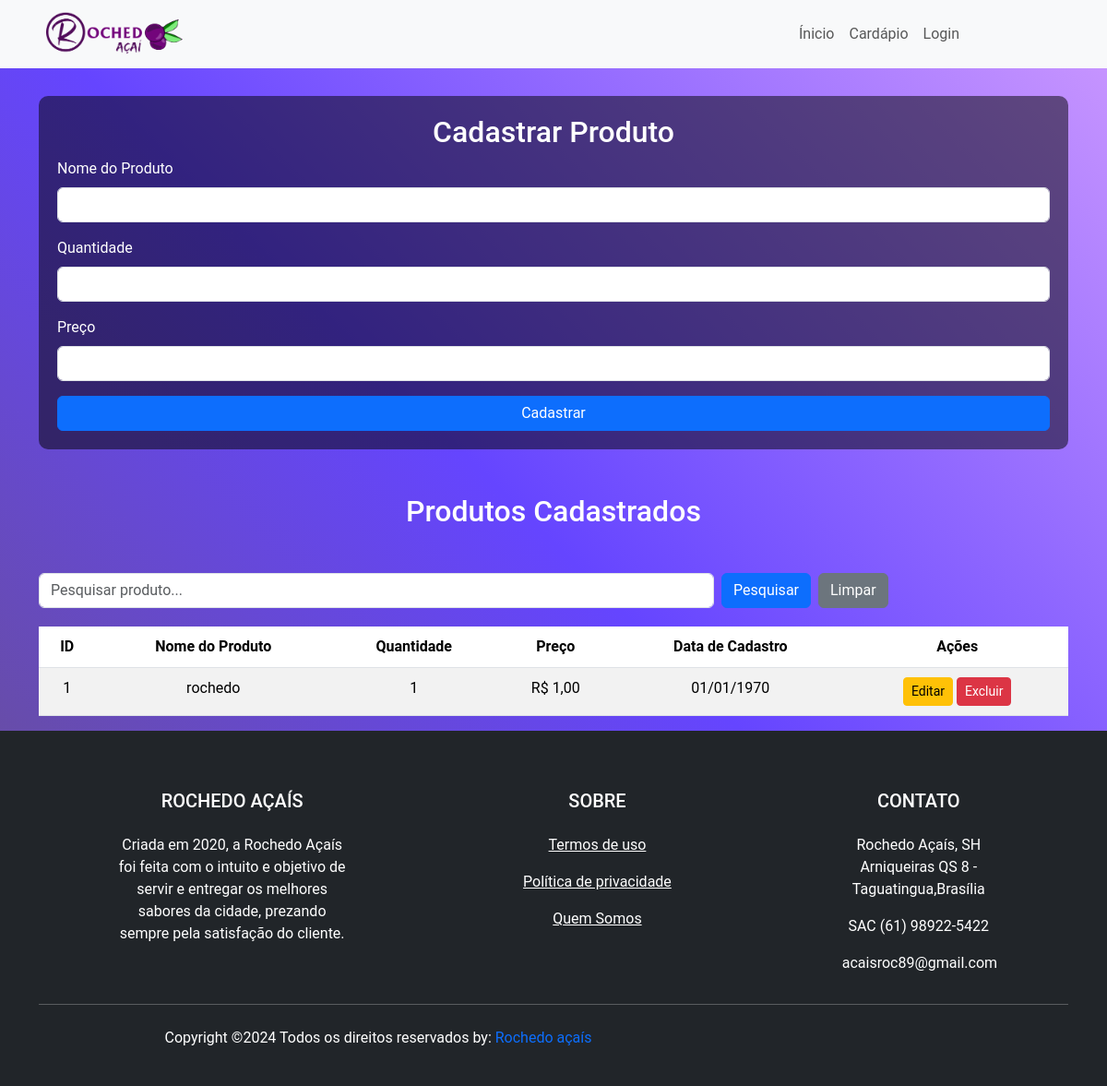
Page /tcc/estoque.php on the committed database.
### tables this page shows
CREATE TABLE `estoque` (
  `id` int(11) NOT NULL,
  `nome_produto` varchar(45) NOT NULL,
  `quantidade_produto` int(11) NOT NULL,
  `preco` decimal(10,2) NOT NULL,
  `dataentrada` varchar(45) NOT NULL
);

### tcc/estoque.php (the view, shortened to what this page needs)
<?php
$host = 'localhost';
$dbname = 'rochedo';
$username = 'root';
$password = '';
try {
    $pdo = new PDO("mysql:host=$host;dbname=$dbname", $username, $password);
    $pdo->setAttribute(PDO::ATTR_ERRMODE, PDO::ERRMODE_EXCEPTION);
} catch (PDOException $e) {
    echo "Erro na conexão: " . $e->getMessage();
    exit;
}
$searchTerm = isset($_GET['search']) ? $_GET['search'] : '';
$sql = "SELECT id, nome_produto, quantidade_produto, preco, dataentrada FROM estoque";
$stmt = $pdo->prepare($sql);
$stmt->execute();
$produtos = $stmt->fetchAll(PDO::FETCH_ASSOC) ?: [];
?>
<!DOCTYPE html>
<html lang="pt-br">
<head>
  <link href="https://cdn.jsdelivr.net/npm/bootstrap@5/dist/css/bootstrap.min.css" rel="stylesheet">
</head>
<body>
  <?php include 'navbar.php'; ?>
  <div class="container">
    <div class="form-container">
      <h2 class="text-center">Cadastrar Produto</h2>
      <form action="cadastrar_produto.php" method="POST">
    <div class="mb-3">
        <label for="nome" class="form-label">Nome do Produto</label>
        <input type="text" class="form-control" id="nome_produto" name="nome_produto" required>
    </div>
    <div class="mb-3">
        <label for="quantidade" class="form-label">Quantidade</label>
        <input type="number" class="form-control" id="quantidade_produto" name="quantidade_produto" required>
    </div>
    <div class="mb-3">
        <label for="preco" class="form-label">Preço</label>
        <input type="number" step="0.01" class="form-control" id="preco" name="preco" required>
    </div>
    <button type="submit" class="btn btn-primary w-100">Cadastrar</button>
</form>
    </div>
    <h2 class="text-center mt-5">Produtos Cadastrados</h2>
    <div class="mb-3 mt-5 d-flex justify-content-between">
      <form action="" method="GET" class="d-flex w-75">
        <input type="text" class="form-control" name="search" placeholder="Pesquisar produto..." value="<?= htmlspecialchars($searchTerm) ?>">
        <button type="submit" class="btn btn-primary ms-2">Pesquisar</button>
      </form>
      <form action="" method="GET" class="d-flex w-25">
        <button type="submit" class="btn btn-secondary ms-2" name="search" value="">Limpar</button>
      </form>
    </div>
    <table class="table table-striped product-table">
      <thead>
        <tr>
          <th>ID</th>
          <th>Nome do Produto</th>
          <th>Quantidade</th>
          <th>Preço</th>
          <th>Data de Cadastro</th>
          <th>Ações</th>
        </tr>
      </thead>
      <tbody>
        <?php foreach ($produtos as $produto): ?>
          <tr class="<?= (isset($produto['quantidade_produto']) && $produto['quantidade_produto'] < 10) ? 'low-stock' : ''; ?>">
            <td><?= isset($produto['id']) ? htmlspecialchars($produto['id']) : 'Indefinido'; ?></td>
            <td><?= isset($produto['nome_produto']) ? htmlspecialchars($produto['nome_produto']) : 'Indefinido'; ?></td>
            <td><?= isset($produto['quantidade_produto']) ? htmlspecialchars($produto['quantidade_produto']) : 'Indefinido'; ?></td>
            <td>R$ <?= isset($produto['preco']) ? number_format($produto['preco'], 2, ',', '.') : 'Indefinido'; ?></td>
            <td>
              <?php if (isset($produto['dataentrada'])): ?>
                <?= date("d/m/Y", strtotime($produto['dataentrada'])); ?>
              <?php else: ?>
                Indefinido
              <?php endif; ?>
            </td>
            <td>
              <a href="editar_produto.php?id=<?= $produto['id']; ?>" class="btn btn-warning btn-sm">Editar</a>
              <a href="excluir_produto.php?id=<?= $produto['id']; ?>" class="btn btn-danger btn-sm" onclick="return confirm('Tem certeza que deseja excluir este produto?')">Excluir</a>
            </td>
          </tr>
        <?php endforeach; ?>
      </tbody>
    </table>
  </div>
  <?php include 'footer.php'; ?>
</body>
</html>

### tcc/estoque.php (style rules this page uses)
body { background: linear-gradient(45deg, #685080, #6545FF, #CC99FF); font-family: "Roboto", sans-serif; color: white; }
.product-table { width: 100%; margin-top: 20px; }
.product-table th, .product-table td { padding: 10px; text-align: center; }
.low-stock { background-color: #ffcccb; color: red; }
.form-container { margin-top: 30px; padding: 20px; background-color: rgba(0, 0, 0, 0.5); border-radius: 10px; }

### rows in the picture
estoque: id "1", nome_produto "rochedo", quantidade_produto "1", preco "1,00", dataentrada "01/01/1970"
